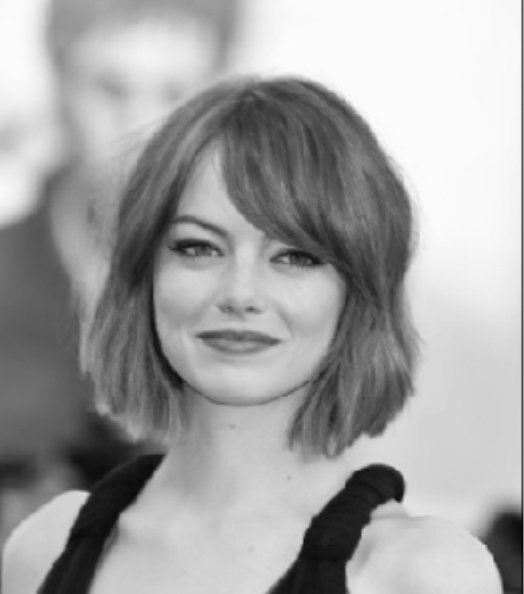
#> input picture img001.png, 524 x 594 px
$ python Canny_edge_new.py   (older library calls are emulated)
#> lines starting #> are read from the running program, lines starting #| are printed output that depends on the picture
import cv2
import numpy as np
import os
import matplotlib.pyplot as plt

# Load the input image
image_path = 'img001.png'
image = cv2.imread(image_path, cv2.IMREAD_GRAYSCALE)
#> image: shape (594, 524); min 7, max 254, mean 162.3

# Function to apply Gaussian blur to an image
def apply_gaussian_blur(image, k_size=5, sigma=0):
    """Apply Gaussian blur to smooth the image."""
    return cv2.GaussianBlur(image, (k_size, k_size), sigmaX=sigma)

# Function to compute the Sobel gradient of the image
def sobel_operator(image, k_size=3):
    """Calculate gradient magnitude using Sobel operator."""
    grad_x = cv2.Sobel(image, cv2.CV_64F, 1, 0, ksize=k_size)
    grad_y = cv2.Sobel(image, cv2.CV_64F, 0, 1, ksize=k_size)
    gradient = cv2.magnitude(grad_x, grad_y)
    return gradient

# Function to apply Canny edge detection
def canny_edge_detection(image, low, high):
    """Apply Canny edge detection algorithm."""
    img_uint8 = cv2.convertScaleAbs(image)
    return cv2.Canny(img_uint8, low, high)

# Function to apply double thresholding for edge detection
def double_thresholding(image, low, high):
    """Apply double thresholding to categorize pixel intensities."""
    output = np.zeros_like(image)
    weak, strong = 128, 255
    strong_i, strong_j = np.where(image >= high)
    weak_i, weak_j = np.where((image <= high) & (image >= low))
    output[strong_i, strong_j] = strong
    output[weak_i, weak_j] = weak
    return output

# Function to link weak edges based on the presence of strong edges in their neighborhood
def edge_tracking(image):
    """Link weak edges based on strong edge neighborhood."""
    weak, strong = 128, 255
    for i in range(1, image.shape[0] - 1):
        for j in range(1, image.shape[1] - 1):
            if image[i, j] == weak:
                if np.any(image[i-1:i+2, j-1:j+2] == strong):
                    image[i, j] = strong
                else:
                    image[i, j] = 0
    return image

# Function to display the processed image and save it in a specified folder
def display_and_save_image(image, title, folder, filename):
    """Display the image using matplotlib and save it to a folder."""
    plt.imshow(image, cmap='gray')
    plt.title(title)
    plt.show()
    if not os.path.exists(folder):
        os.makedirs(folder)
    cv2.imwrite(os.path.join(folder, filename), image)

# Process and display the results
blurred = apply_gaussian_blur(image)
display_and_save_image(blurred, "Blurred Image", "outputs", "blurred.jpg")

sobel_result = sobel_operator(blurred)
#> in sobel_operator, `grad_x = cv2.Sobel(image, cv2.CV_64F, 1, 0, ksize=k_size)`:
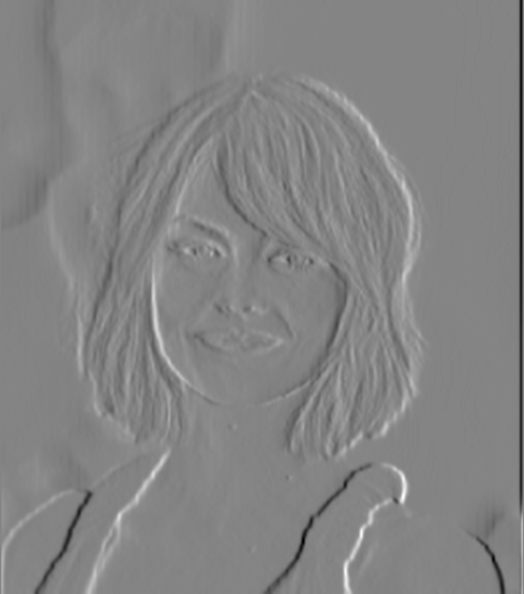
#> grad_x: shape (594, 524) float64; min -386, max 359, mean -0.6; drawn with min black and max white
#> in sobel_operator, `grad_y = cv2.Sobel(image, cv2.CV_64F, 0, 1, ksize=k_size)`:
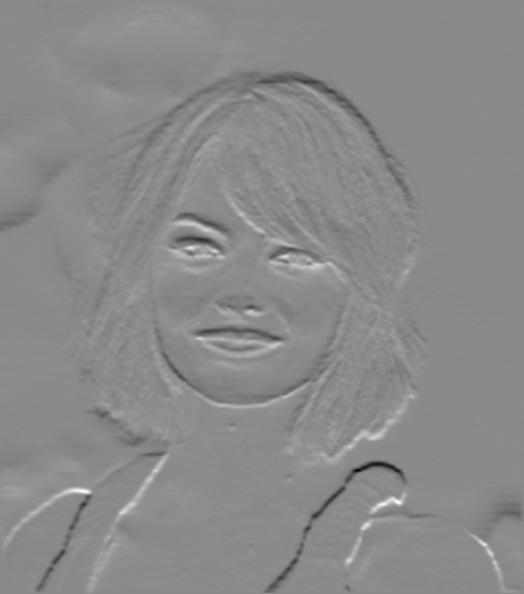
#> grad_y: shape (594, 524) float64; min -355, max 297, mean -0.8; drawn with min black and max white
#> in sobel_operator, `gradient = cv2.magnitude(grad_x, grad_y)`:
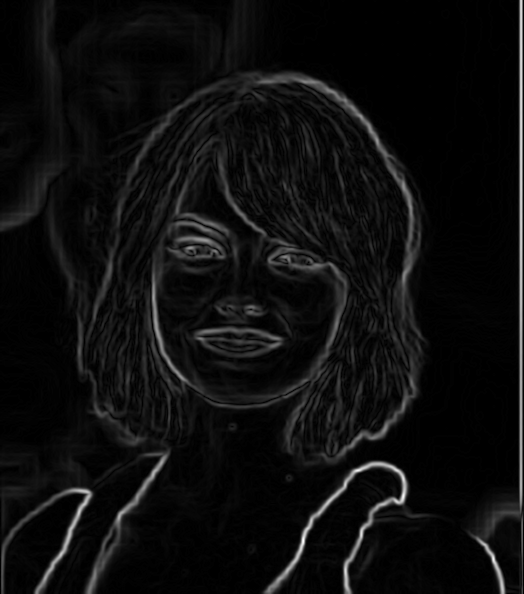
#> gradient: shape (594, 524) float64; min 0, max 387.9, mean 21.5; drawn with min black and max white
display_and_save_image(sobel_result, "Sobel Operator", "outputs", "sobel.jpg")
#> call 2 of display_and_save_image, with title = 'Sobel Operator', folder = 'outputs', filename = 'sobel.jpg'
#> in display_and_save_image (call 2), `cv2.imwrite(os.path.join(folder, filename), image)`:
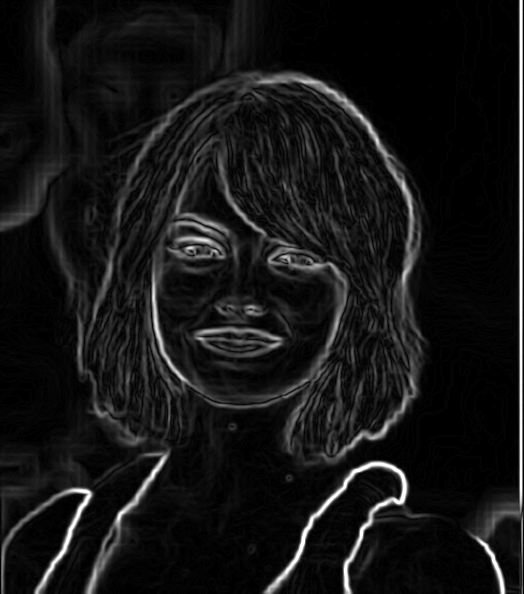
#> saved as sobel.jpg: shape (594, 524); min 0, max 255, mean 21.3

canny_result = canny_edge_detection(sobel_result, 50, 150)
#> in canny_edge_detection, `return cv2.Canny(img_uint8, low, high)`:
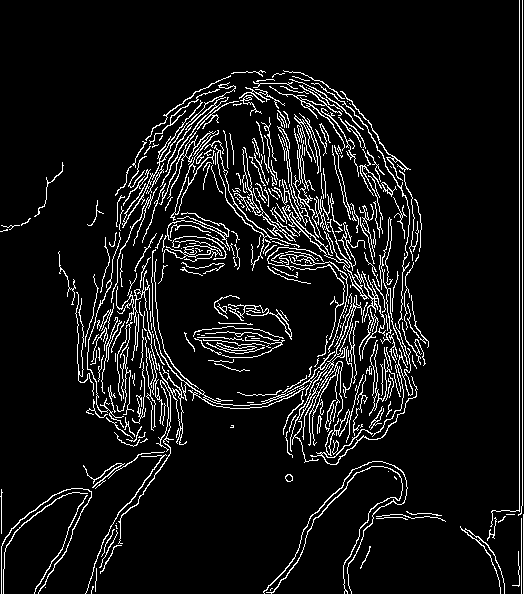
#> returned value: shape (594, 524); 8% white in thin lines or dots
display_and_save_image(canny_result, "Canny Edge Detection", "outputs", "canny.jpg")

double_thresh_result = double_thresholding(canny_result, 50, 150)
#> in double_thresholding, `weak_i, weak_j = np.where((image <= high) & (image >= low))`: weak_i = empty array
display_and_save_image(double_thresh_result, "Double Thresholding", "outputs", "double_thresh.jpg")

final_edges = edge_tracking(double_thresh_result)
display_and_save_image(final_edges, "Edge Tracking", "outputs", "final_edges.jpg")
